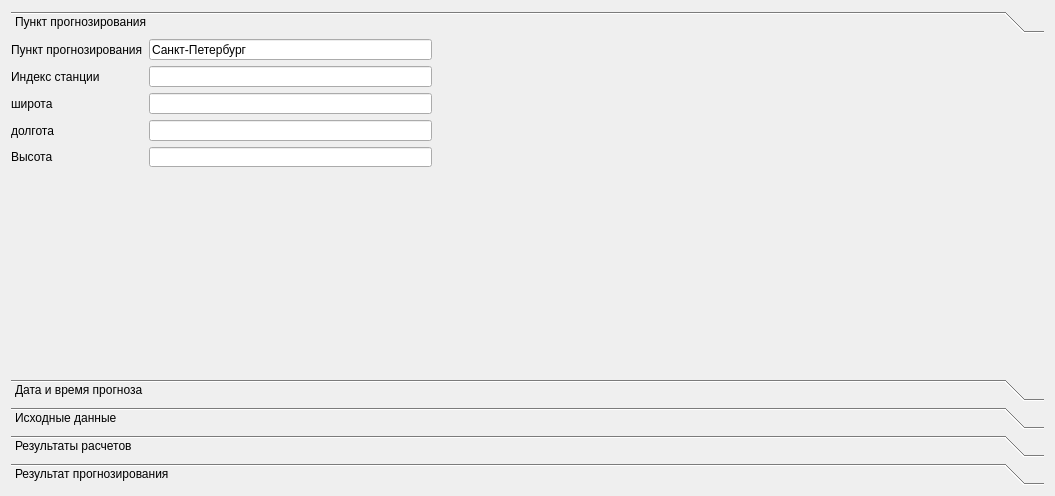
<?xml version="1.0" encoding="UTF-8"?>
<ui version="4.0">
 <class>Form</class>
 <widget class="QWidget" name="Form">
  <property name="geometry">
   <rect>
    <x>0</x>
    <y>0</y>
    <width>1055</width>
    <height>496</height>
   </rect>
  </property>
  <property name="windowTitle">
   <string>Form</string>
  </property>
  <layout class="QHBoxLayout" name="horizontalLayout">
   <item>
    <widget class="QToolBox" name="forecastBox">
     <property name="sizePolicy">
      <sizepolicy hsizetype="Expanding" vsizetype="Expanding">
       <horstretch>0</horstretch>
       <verstretch>0</verstretch>
      </sizepolicy>
     </property>
     <property name="autoFillBackground">
      <bool>false</bool>
     </property>
     <property name="currentIndex">
      <number>0</number>
     </property>
     <widget class="QWidget" name="punkt">
      <property name="geometry">
       <rect>
        <x>0</x>
        <y>0</y>
        <width>1037</width>
        <height>348</height>
       </rect>
      </property>
      <attribute name="label">
       <string>Пункт прогнозирования</string>
      </attribute>
      <widget class="QWidget" name="gridLayoutWidget">
       <property name="geometry">
        <rect>
         <x>0</x>
         <y>0</y>
         <width>421</width>
         <height>128</height>
        </rect>
       </property>
       <layout class="QGridLayout" name="gl">
        <item row="0" column="0">
         <widget class="QLabel" name="label_2">
          <property name="text">
           <string>Пункт прогнозирования</string>
          </property>
         </widget>
        </item>
        <item row="4" column="0">
         <widget class="QLabel" name="label_9">
          <property name="text">
           <string>Высота</string>
          </property>
         </widget>
        </item>
        <item row="2" column="0">
         <widget class="QLabel" name="label_5">
          <property name="text">
           <string>широта</string>
          </property>
         </widget>
        </item>
        <item row="1" column="0">
         <widget class="QLabel" name="label">
          <property name="text">
           <string>Индекс станции</string>
          </property>
         </widget>
        </item>
        <item row="3" column="0">
         <widget class="QLabel" name="label_8">
          <property name="text">
           <string>долгота</string>
          </property>
         </widget>
        </item>
        <item row="0" column="1">
         <widget class="QLineEdit" name="le_punkt">
          <property name="text">
           <string>Санкт-Петербург</string>
          </property>
         </widget>
        </item>
        <item row="1" column="1">
         <widget class="QLineEdit" name="le_index"/>
        </item>
        <item row="2" column="1">
         <widget class="QLineEdit" name="le_latitude">
          <property name="text">
           <string/>
          </property>
         </widget>
        </item>
        <item row="3" column="1">
         <widget class="QLineEdit" name="le_longitude">
          <property name="text">
           <string/>
          </property>
         </widget>
        </item>
        <item row="4" column="1">
         <widget class="QLineEdit" name="le_height">
          <property name="text">
           <string/>
          </property>
         </widget>
        </item>
       </layout>
      </widget>
     </widget>
     <widget class="QWidget" name="dateTime">
      <property name="geometry">
       <rect>
        <x>0</x>
        <y>0</y>
        <width>1037</width>
        <height>348</height>
       </rect>
      </property>
      <attribute name="label">
       <string>Дата и время прогноза</string>
      </attribute>
      <widget class="QDateTimeEdit" name="srok_date_time">
       <property name="geometry">
        <rect>
         <x>100</x>
         <y>10</y>
         <width>121</width>
         <height>22</height>
        </rect>
       </property>
      </widget>
      <widget class="QLabel" name="label_7">
       <property name="geometry">
        <rect>
         <x>250</x>
         <y>10</y>
         <width>101</width>
         <height>16</height>
        </rect>
       </property>
       <property name="text">
        <string>Срок прогноза</string>
       </property>
      </widget>
      <widget class="QComboBox" name="cb_forecast_srok">
       <property name="geometry">
        <rect>
         <x>360</x>
         <y>10</y>
         <width>78</width>
         <height>23</height>
        </rect>
       </property>
       <property name="toolTip">
        <string>&lt;html&gt;&lt;head/&gt;&lt;body&gt;&lt;p&gt;grdgfd&lt;/p&gt;&lt;/body&gt;&lt;/html&gt;</string>
       </property>
       <property name="editable">
        <bool>true</bool>
       </property>
       <item>
        <property name="text">
         <string>0</string>
        </property>
       </item>
       <item>
        <property name="text">
         <string>1</string>
        </property>
       </item>
       <item>
        <property name="text">
         <string>2</string>
        </property>
       </item>
       <item>
        <property name="text">
         <string>3</string>
        </property>
       </item>
       <item>
        <property name="text">
         <string>6</string>
        </property>
       </item>
       <item>
        <property name="text">
         <string>12</string>
        </property>
       </item>
       <item>
        <property name="text">
         <string>24</string>
        </property>
       </item>
       <item>
        <property name="text">
         <string>36</string>
        </property>
       </item>
      </widget>
      <widget class="QLabel" name="label_3">
       <property name="geometry">
        <rect>
         <x>0</x>
         <y>10</y>
         <width>101</width>
         <height>16</height>
        </rect>
       </property>
       <property name="text">
        <string>Срок данных</string>
       </property>
      </widget>
     </widget>
     <widget class="QWidget" name="srcData">
      <property name="enabled">
       <bool>false</bool>
      </property>
      <property name="geometry">
       <rect>
        <x>0</x>
        <y>0</y>
        <width>1037</width>
        <height>348</height>
       </rect>
      </property>
      <attribute name="label">
       <string>Исходные данные</string>
      </attribute>
     </widget>
     <widget class="QWidget" name="preResult">
      <property name="enabled">
       <bool>false</bool>
      </property>
      <property name="geometry">
       <rect>
        <x>0</x>
        <y>0</y>
        <width>1037</width>
        <height>348</height>
       </rect>
      </property>
      <attribute name="label">
       <string>Результаты расчетов</string>
      </attribute>
     </widget>
     <widget class="QWidget" name="result">
      <property name="enabled">
       <bool>false</bool>
      </property>
      <property name="geometry">
       <rect>
        <x>0</x>
        <y>0</y>
        <width>1037</width>
        <height>348</height>
       </rect>
      </property>
      <attribute name="label">
       <string>Результат прогнозирования</string>
      </attribute>
     </widget>
    </widget>
   </item>
  </layout>
 </widget>
 <resources/>
 <connections/>
</ui>
